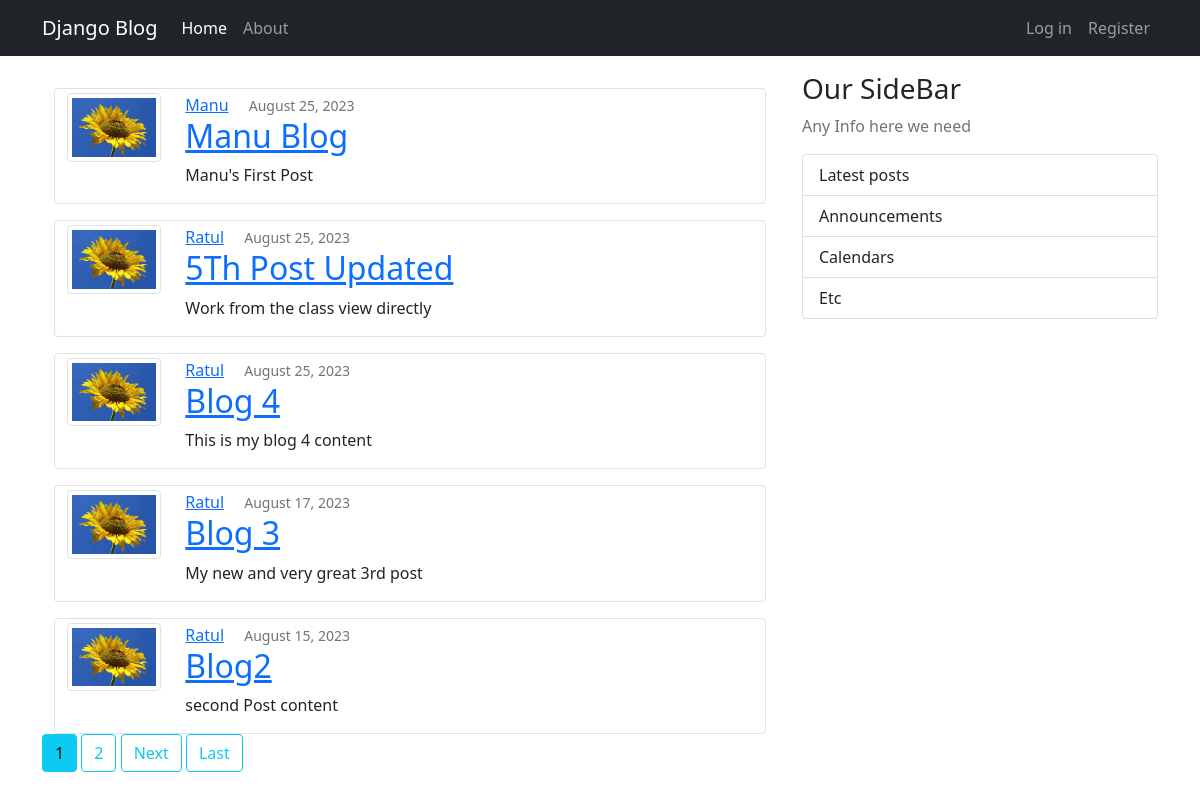
The app's page /, older data.
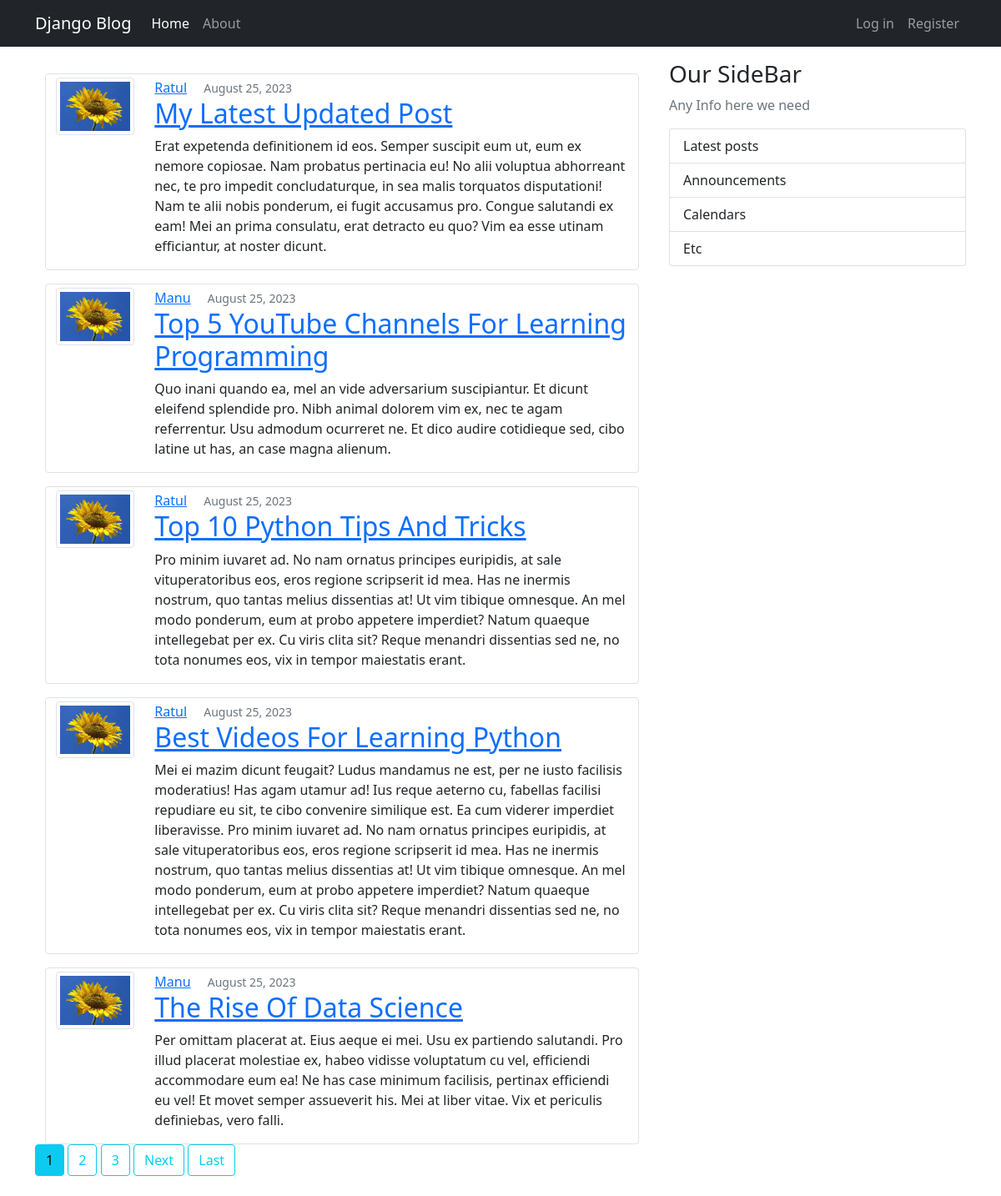
The same page, newer data.
### blog/models.py (models this page shows, shortened)
class Post(models.Model):
    title = models.CharField(max_length=100, default="empty content")
    content = models.TextField(default="empty content")
    date_posted = models.DateTimeField(default=timezone.now)
    author = models.ForeignKey(User, on_delete=models.CASCADE)

### users/models.py (models this page shows, shortened)
class Profile(models.Model):
    user = models.OneToOneField(User, on_delete=models.CASCADE)
    image = models.ImageField(default="default.jpg", upload_to='profile_pics')

### blog/views.py (the view)
# urls.py: path('', PostListView.as_view(), name='blog-home'),
class PostListView(ListView):
    model = Post
    context_object_name = 'posts'
    template_name = 'blog/home.html'  # <app>/<model>_<viewtype>.html
    ordering = ['-date_posted']
    paginate_by = 5

### blog/templates/blog/home.html (shortened to what this page needs)
{% extends "blog/base.html" %}
{% block content %}
    {% for post in posts %}
         <article class="media content-section">
         <div class="container">
          <div class="row border mt-3 rounded">
            <div class="col col-lg-2 mt-1">
                <img src="{{ post.author.profile.image.url }}" class="img-thumbnail">
            </div>
            <div class="col col-lg-10 mt-1">
                <div class="media-body">
                    <div class="article-metadata">
                    <a class="me-3 text-capitalize" href="{% url 'user-posts' post.author.username%}">{{ post.author }}</a>
                    <small class="text-muted" href="#">{{ post.date_posted|date:"F d, Y" }}</small>
                    </div>
                    <h2>
                        <a class="article-title text-capitalize" href="{% url 'post-detail' post.id %}">{{ post.title }}</a>
                    </h2>
                    <p class="article-content">{{ post.content }}</p>
                </div>
            </div>
          </div>
        </div>
         </article>
    {% endfor %}
    {% if is_paginated %}
        {% for num in page_obj.paginator.page_range %}
            {% if page_obj.number == num%}
                <a class="btn btn-info mb-4" href="?page={{ num }}">{{ num }}</a>
            {% elif num > page_obj.number|add:'-3' and num < page_obj.number|add:'3'%}
                <a class="btn btn-outline-info mb-4" href="?page={{ num }}">{{ num }}</a>
            {% endif %}
        {% endfor %}
        {% if page_obj.has_next %}
            <a class="btn btn-outline-info mb-4" href="?page={{ page_obj.next_page_number }}">Next</a>
            <a class="btn btn-outline-info mb-4" href="?page={{ page_obj.paginator.num_pages}}">Last</a>
        {% endif %}
    {% endif %}
{% endblock content %}

Row changes from the older to the newer data that the page shows:
removed Post: author.profile.image (picture), author "Manu", date_posted "August 25, 2023", title "Manu Blog", content "Manu's First Post"
no longer on this page (row unchanged): Post: author.profile.image (picture), author "Ratul", date_posted "August 25, 2023", title "5Th Post Updated", content "Work from the class view directly"
no longer on this page (row unchanged): Post: author.profile.image (picture), author "Ratul", date_posted "August 25, 2023", title "Blog 4", content "This is my blog 4 content"
no longer on this page (row unchanged): Post: author.profile.image (picture), author "Ratul", date_posted "August 17, 2023", title "Blog 3", content "My new and very great 3rd post"
no longer on this page (row unchanged): Post: author.profile.image (picture), author "Ratul", date_posted "August 15, 2023", title "Blog2", content "second Post content"
added Post: author.profile.image (picture), author "Ratul", date_posted "August 25, 2023", title "My Latest Updated Post", content "Erat expetenda definitionem id eos. Semper suscipit eum ut, eum ex nemore copiosae. Nam probatus pertinacia eu! No alii voluptua abhorreant nec, te pro impedit concludaturque, in sea malis torquatos disputationi! Nam te alii nobis ponderum, ei fugit accusamus pro. Congue salutandi ex eam! Mei an prima consulatu, erat detracto eu quo? Vim ea esse utinam efficiantur, at noster dicunt."
added Post: author.profile.image (picture), author "Manu", date_posted "August 25, 2023", title "Top 5 YouTube Channels For Learning Programming", content "Quo inani quando ea, mel an vide adversarium suscipiantur. Et dicunt eleifend splendide pro. Nibh animal dolorem vim ex, nec te agam referrentur. Usu admodum ocurreret ne. Et dico audire cotidieque sed, cibo latine ut has, an case magna alienum."
added Post: author.profile.image (picture), author "Ratul", date_posted "August 25, 2023", title "Top 10 Python Tips And Tricks", content "Pro minim iuvaret ad. No nam ornatus principes euripidis, at sale vituperatoribus eos, eros regione scripserit id mea. Has ne inermis nostrum, quo tantas melius dissentias at! Ut vim tibique omnesque. An mel modo ponderum, eum at probo appetere imperdiet? Natum quaeque intellegebat per ex. Cu viris clita sit? Reque menandri dissentias sed ne, no tota nonumes eos, vix in tempor maiestatis erant."
added Post: author.profile.image (picture), author "Ratul", date_posted "August 25, 2023", title "Best Videos For Learning Python", content "Mei ei mazim dicunt feugait? Ludus mandamus ne est, per ne iusto facilisis moderatius! Has agam utamur ad! Ius reque aeterno cu, fabellas facilisi repudiare eu sit, te cibo convenire similique est. Ea cum viderer imperdiet liberavisse. Pro minim iuvaret ad. No nam ornatus principes euripidis, at sale vituperatoribus eos, eros regione scripserit id mea. Has ne inermis nostrum, quo tantas melius dissentias at! Ut vim tibique omnesque. An mel modo ponderum, eum at probo appetere imperdiet? Natum quaeque intellegebat per ex. Cu viris clita sit? Reque menandri dissentias sed ne, no tota nonumes eos, vix in tempor maiestatis erant."
added Post: author.profile.image (picture), author "Manu", date_posted "August 25, 2023", title "The Rise Of Data Science", content "Per omittam placerat at. Eius aeque ei mei. Usu ex partiendo salutandi. Pro illud placerat molestiae ex, habeo vidisse voluptatum cu vel, efficiendi accommodare eum ea! Ne has case minimum facilisis, pertinax efficiendi eu vel! Et movet semper assueverit his. Mei at liber vitae. Vix et periculis definiebas, vero falli."
Text that changed along with them:
new list line: "3"
